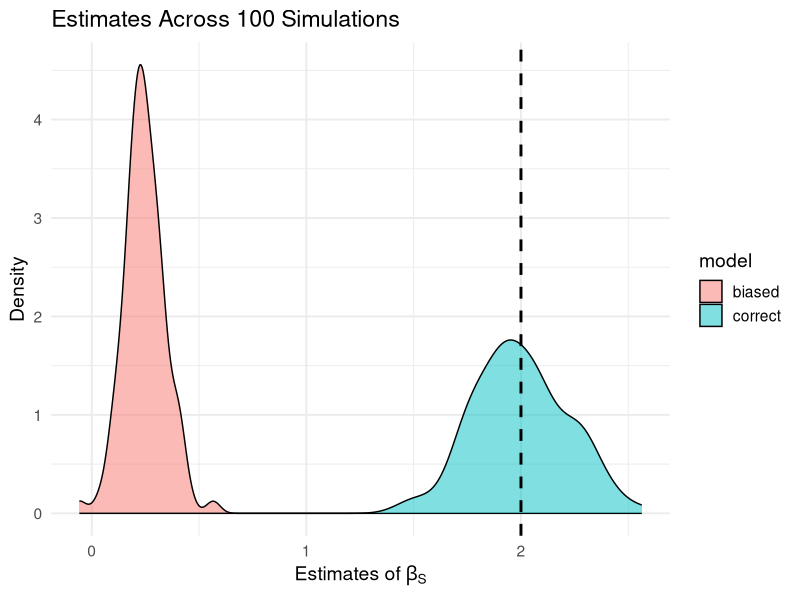

R code for this plot:
rm(list = ls()); set.seed(10101)
library(dplyr); library(ggplot2)
# Parameters
n <- 1000; true_effect <- 2; replications <- 100
# Store results
results <- data.frame(rep = 1:replications, correct = numeric(replications), biased = numeric(replications))

for (r in 1:replications) {
  # Simulate data under DAG: S -> B -> Y, S -> Y, U -> B, U -> Y
  U <- rnorm(n, 0, 1); S <- rbinom(n, prob = 0.7, size = 1)
  B <- S + U + rnorm(n)
  Y <- S + B + 1.5*U + rnorm(n)
  # Correct model: does NOT condition on collider B
  model_correct <- lm(Y ~ S)
  # Biased model: conditions on collider B
  model_biased <- lm(Y ~ S + B)
  # Posterior means for S
  results$correct[r] <- model_correct$coefficients[2]
  results$biased[r] <- model_biased$coefficients[2]
}
# Compute bias
results <- results %>% mutate(
  bias_correct = correct - true_effect,
  bias_biased = biased - true_effect
)
# Average bias and SD
avg_bias <- results %>%
  summarise(
    mean_correct = mean(bias_correct),
    mean_biased = mean(bias_biased),
    sd_correct = sd(bias_correct),
    sd_biased = sd(bias_biased)
  )
print(avg_bias)

# Visualization: distribution of posterior means across 100 simulations
df_long <- results %>% dplyr::select(rep, correct, biased) %>% tidyr::pivot_longer(cols = c(correct, biased), names_to = "model", values_to = "estimate")

ggplot(df_long, aes(x = estimate, fill = model)) + geom_density(alpha = 0.5) + geom_vline(xintercept = true_effect, color = "black", linetype = "dashed", linewidth = 1) + labs(title = "Estimates Across 100 Simulations", x = expression(paste("Estimates of ", beta[S])), y = "Density") + theme_minimal(base_size = 14)
